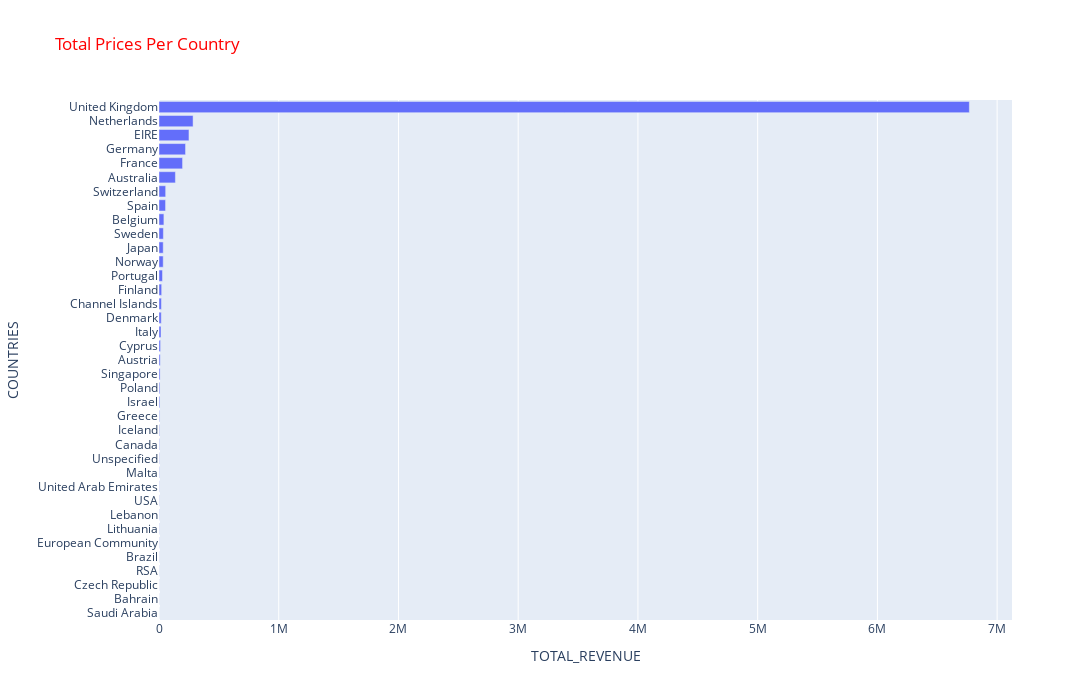

The notebook cell saved with this chart:
### Code cell
# PLOTLY BAR PLOT
import plotly.express as px
plt.figure(figsize=(16, 9))
fig = px.bar(df_TotalRevenue,
             x="TotalRevenue",
             y=df_TotalRevenue.index,
             title="Total Prices Per Country")
fig.update_yaxes(categoryorder='total ascending')
fig.update_layout(xaxis_title="TOTAL_REVENUE", yaxis_title="COUNTRIES",
                  autosize=False, width=1400, height=700, title_font_color="red",)
fig.show()

### Figure 1 — Plotly figure (JSON) as saved in the notebook; plotly's stock layout.template omitted (floating-point values rounded to 4 significant figures)
{"data": [{"alignmentgroup": "True", "hovertemplate": "TotalRevenue=%{x}<br>Country=%{y}<extra></extra>", "legendgroup": "", "marker": {"color": "#636efa", "pattern": {"shape": ""}}, "name": "", "offsetgroup": "", "orientation": "h", "showlegend": false, "textposition": "auto", "type": "bar", "x": [6768000.0, 284700.0, 250300.0, 221700.0, 196700.0, 137100.0, 55740.0, 54770.0, 40910.0, 36600.0, 35340.0, 35160.0, 29060.0, 22330.0, 20090.0, 18770.0, 16890.0, 12950.0, 10150.0, 9120.0, 7213.0, 6994.0, 4711.0, 4310, 3666.0, 2667.0, 2505.0, 1902.0, 1731.0, 1694.0, 1661.0, 1292.0, 1144.0, 1002.0, 707.7, 548.4, 131.2], "xaxis": "x", "y": ["United Kingdom", "Netherlands", "EIRE", "Germany", "France", "Australia", "Switzerland", "Spain", "Belgium", "Sweden", "Japan", "Norway", "Portugal", "Finland", "Channel Islands", "Denmark", "Italy", "Cyprus", "Austria", "Singapore", "Poland", "Israel", "Greece", "Iceland", "Canada", "Unspecified", "Malta", "United Arab Emirates", "USA", "Lebanon", "Lithuania", "European Community", "Brazil", "RSA", "Czech Republic", "Bahrain", "Saudi Arabia"], "yaxis": "y"}], "layout": {"autosize": false, "barmode": "relative", "height": 700, "legend": {"tracegroupgap": 0}, "title": {"font": {"color": "red"}, "text": "Total Prices Per Country"}, "width": 1400, "xaxis": {"anchor": "y", "domain": [0, 1], "title": {"text": "TOTAL_REVENUE"}}, "yaxis": {"anchor": "x", "categoryorder": "total ascending", "domain": [0, 1], "title": {"text": "COUNTRIES"}}}}
